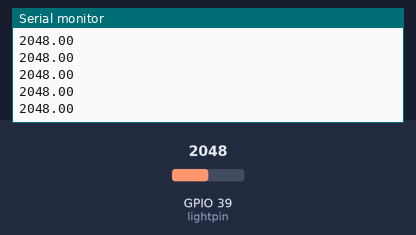
Recording of a program running on a simulated ESP32. Shown: the last lines printed to the serial monitor. The test bench sets the inputs (shaded band); at power-on: GPIO 39 (lightpin) = 2048. Uploads are accepted with an empty reply.

Above: at 3.2 s.
3.3 s: GPIO 39 (lightpin) set to 2866
At 3.8 s:
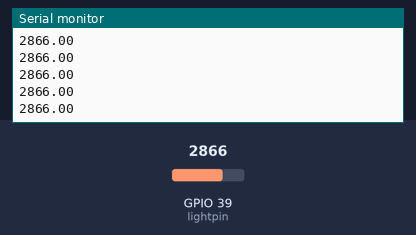
4.8 s: GPIO 39 (lightpin) set to 3603
At 5.6 s:
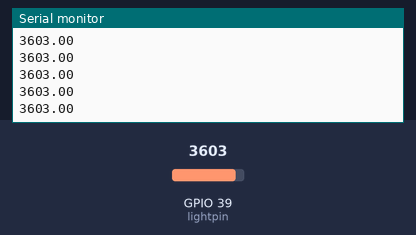
Timing chart, 0 to 7.8 s (numbered marks = the images above; inputs shaded):
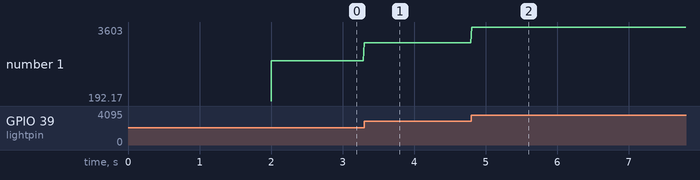

The program:

main.cpp
```cpp
#include <Arduino.h>
#include "WifiManager.h"
#include <Wire.h>
#define lightpin 39
// put function declarations here:
int myFunction(int, int);
double getReading();

WifiManager wm;

void setup() {
  // put your setup code here, to run once:

 pinMode(lightpin,INPUT);
  Serial.begin(115200);
  wm.initWiFi();


}

void loop() {
  // put your main code here, to run repeatedly:
  wm.recordLight(getReading());
}

// put function definitions here:
int myFunction(int x, int y) {
  return x + y;
}

double getReading()
{

  double sum = 0;
  int readingCount = 100;
  for(int i = 0; i < readingCount; i++)
  {
    double reading = analogRead(lightpin);
    Serial.println(reading);
    sum += reading;
    delay(10);
  }
  return sum/(double)readingCount ;

}
```

Measured:
- after the input at 3.3 s, the serial monitor: prints a new line at once (image 1)
- after the input at 4.8 s, the serial monitor: prints a new line at once (image 2)
- plotted number 1: 2048 → 2866 after the input at 3.3 s, 2866 → 3603 after the input at 4.8 s
